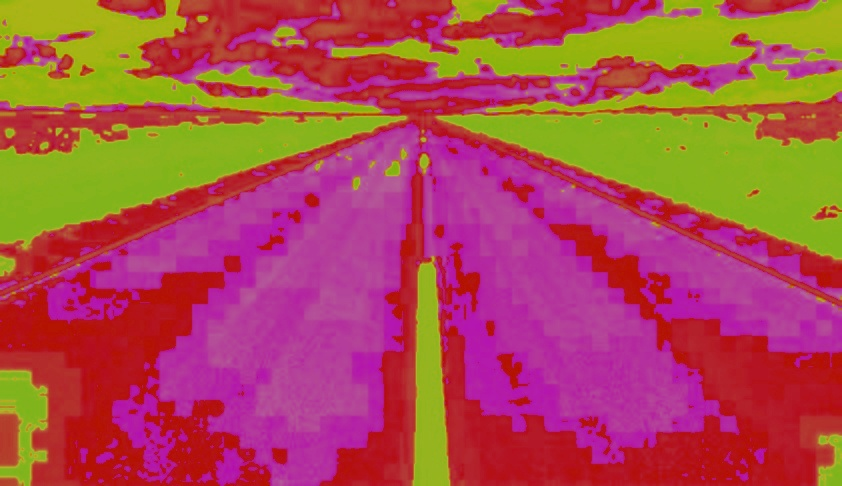
//> input picture ComputerVision-Benchmarking/CPU-Programs/pic1.jpg, 842 x 486 px
$ ./houghlines pic1.jpg   (built with g++ and OpenCV 4)
//> lines starting //> are read from the running program, lines starting //| are printed output that depends on the picture; after the words box and inside, x2 and y2 are one past the last pixel; in counts of white or black regions, pixels touching at a corner belong together
// https://docs.opencv.org/2.4.13.7/doc/tutorials/imgproc/imgtrans/hough_lines/hough_lines.html


#include "opencv2/highgui/highgui.hpp"
#include "opencv2/imgproc/imgproc.hpp"

#include <iostream>

using namespace cv;
using namespace std;

void help()
{
 cout << "\nThis program demonstrates line finding with the Hough transform.\n"
         "Usage:\n"
         "./houghlines <image_name>, Default is pic1.jpg\n" << endl;
}

int main(int argc, char** argv)
{
 const char* filename = argc >= 2 ? argv[1] : "1080p1.jpg";

 Mat src = imread(filename, 0);
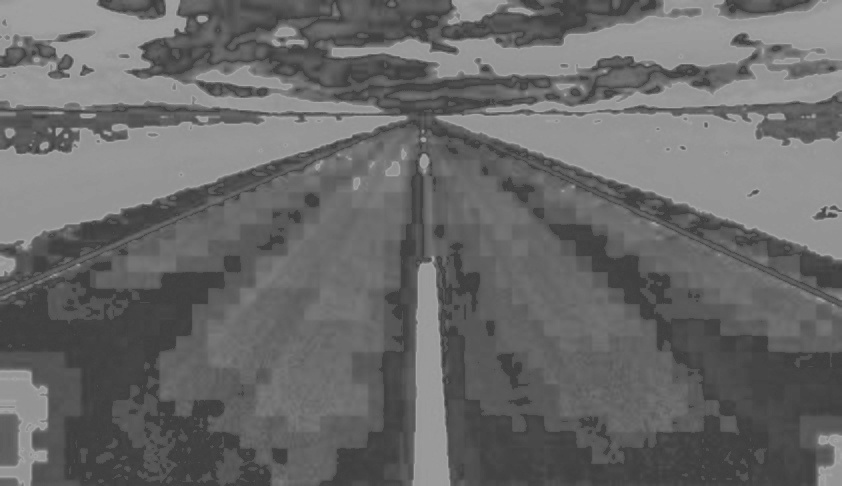
//> src: 486 rows x 842 cols, CV_8UC1; min 57, max 169, mean 105
 if(src.empty())
 {
     help();
     cout << "can not open " << filename << endl;
     return -1;
 }

 Mat dst, cdst;
 Canny(src, dst, 50, 200, 3);
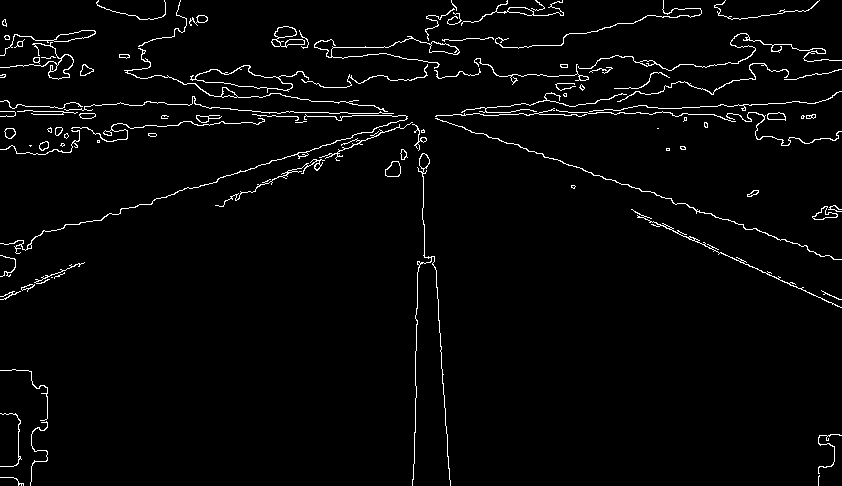
//> dst: 486 rows x 842 cols, CV_8UC1; 2.7% white in thin lines or dots
 cvtColor(dst, cdst, CV_GRAY2BGR);
//> cdst: 486 rows x 842 cols, CV_8UC3; 2.7% white in thin lines or dots

 #if 0
  vector<Vec2f> lines;
  HoughLines(dst, lines, 1, CV_PI/180, 100, 0, 0 );

  for( size_t i = 0; i < lines.size(); i++ )
  {
     float rho = lines[i][0], theta = lines[i][1];
     Point pt1, pt2;
     double a = cos(theta), b = sin(theta);
     double x0 = a*rho, y0 = b*rho;
     pt1.x = cvRound(x0 + 1000*(-b));
     pt1.y = cvRound(y0 + 1000*(a));
     pt2.x = cvRound(x0 - 1000*(-b));
     pt2.y = cvRound(y0 - 1000*(a));
     line( cdst, pt1, pt2, Scalar(0,0,255), 3, CV_AA);
  }
 #else
  vector<Vec4i> lines;
  HoughLinesP(dst, lines, 1, CV_PI/180, 50, 50, 10 );
//> lines = 32 lines (x1, y1, x2, y2), first 8: [682, 107, 767, 104], [499, 114, 586, 114], [527, 150, 697, 209], [352, 115, 405, 115], [329, 113, 393, 113], [237, 173, 407, 118], [261, 112, 328, 112], [416, 350, 417, 261]
  for( size_t i = 0; i < lines.size(); i++ )
  {
    Vec4i l = lines[i];
    line( cdst, Point(l[0], l[1]), Point(l[2], l[3]), Scalar(0,0,255), 3, CV_AA);
  }
//> this loop made 32 passes
//> l on passes 1 to 12: [682, 107, 767, 104], [499, 114, 586, 114], [527, 150, 697, 209], [352, 115, 405, 115], [329, 113, 393, 113], [237, 173, 407, 118], [261, 112, 328, 112], [416, 350, 417, 261], [434, 256, 450, 485], [106, 215, 174, 194], [568, 112, 655, 113], [422, 219, 424, 168]
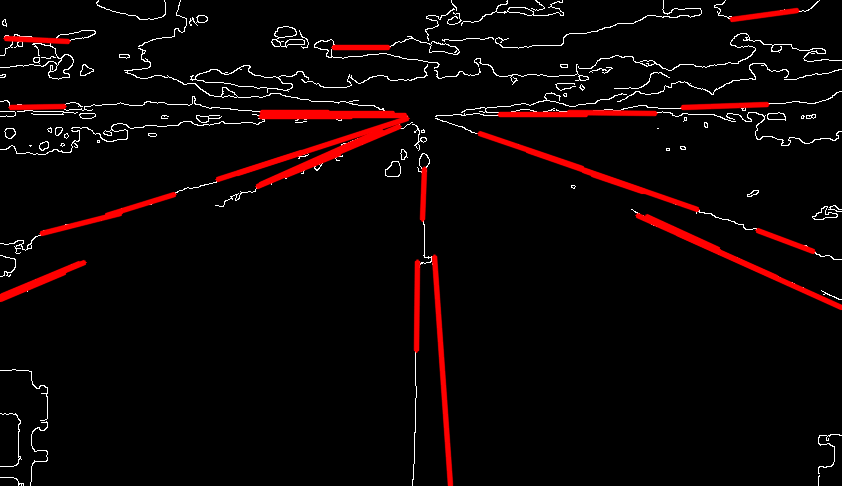
//> cdst: 486 rows x 842 cols, CV_8UC3; mean B, G, R 5.1, 5.1, 13.1
 #endif
 imshow("source", src);
 imshow("detected lines", cdst);

 waitKey();

 return 0;
}
